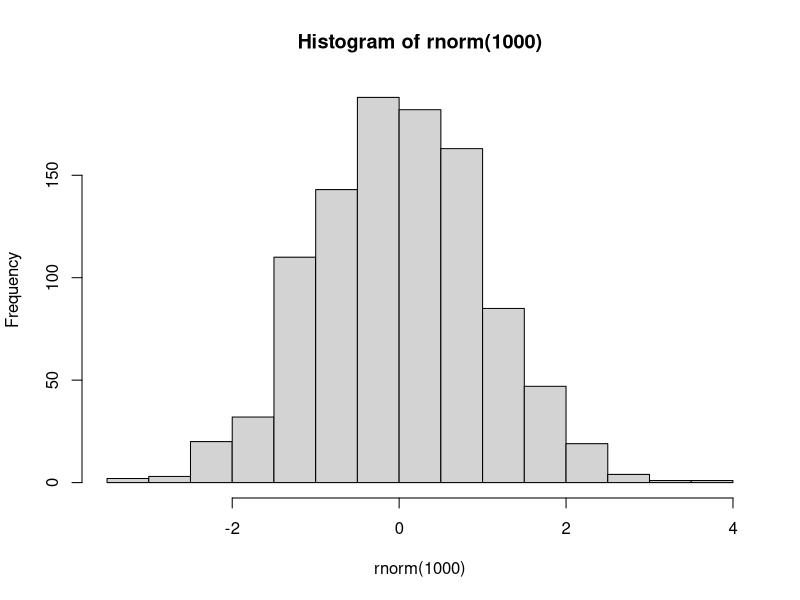
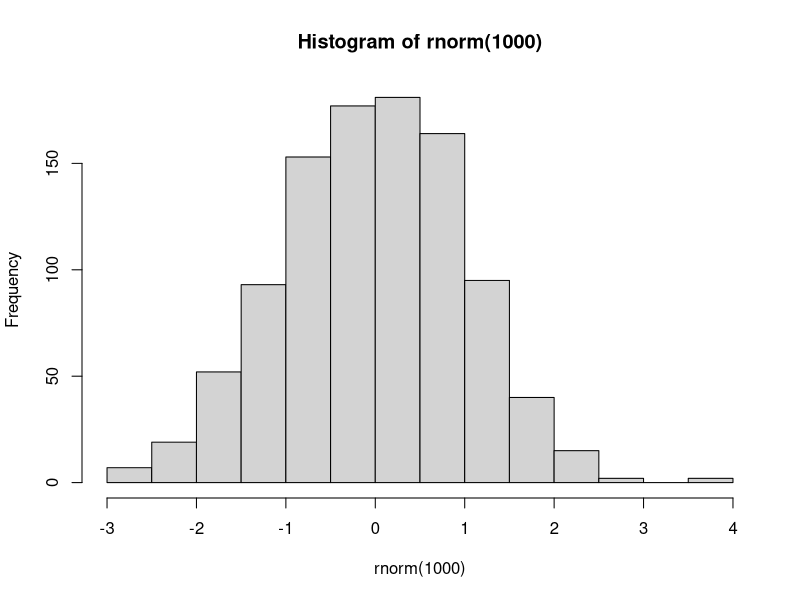
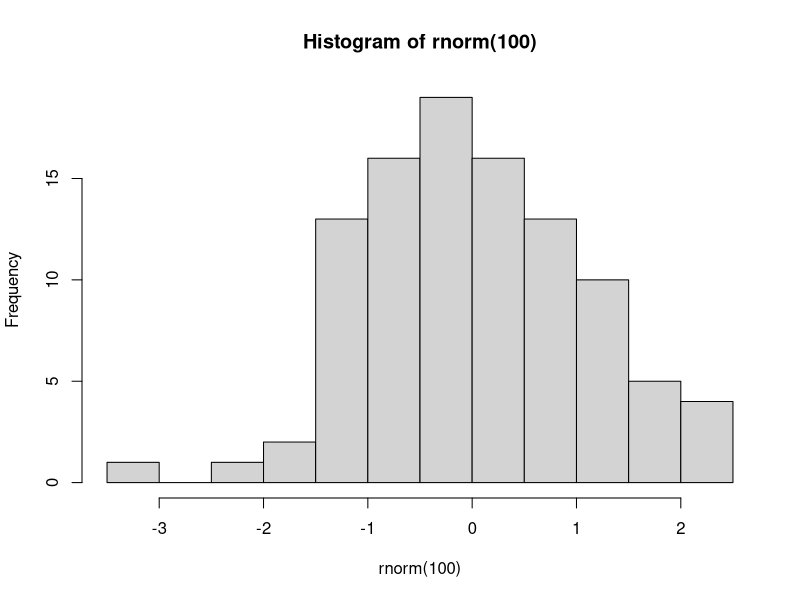

Recreate these plots in R, in order.
## ---- chunk 1
suppressPackageStartupMessages(require(knitr))
## ---- chunk 2
hist(rnorm(1000))
## ---- chunk 3
hist(rnorm(1000))
## ---- chunk 4
        hist( 
rnorm(100  )
)
## ---- chunk 5
temp <- rnorm(10)
temp
